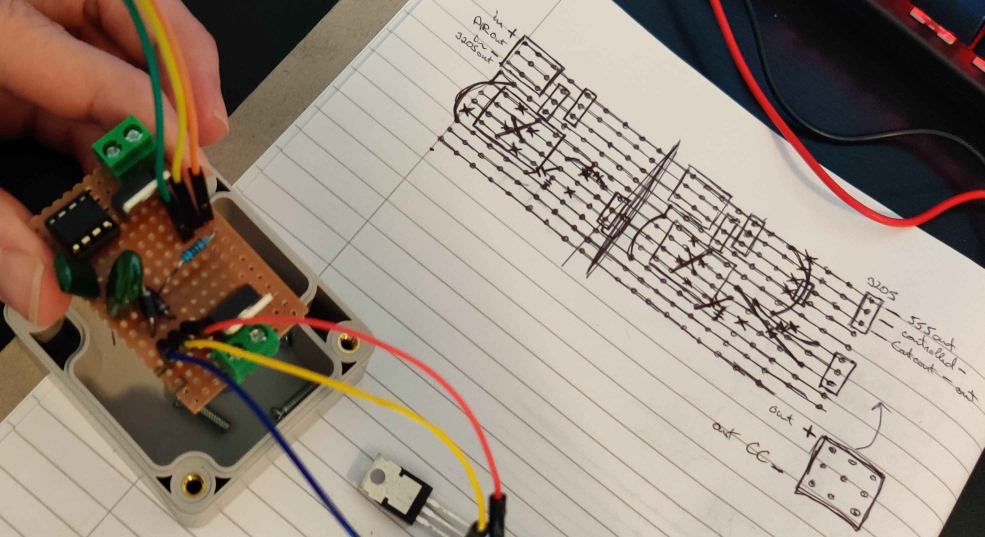
#> input picture static/images/compressed/mirrorlight_1.jpg, 2954 x 1611 px (shown at 1/3 size); its folder holds 4 pictures in this run; the run also reads 2 pictures not shown here
$ python tngen.py
#> lines starting #> are read from the running program, lines starting #| are printed output that depends on the picture
import cv2
import glob
import concurrent.futures

def thumbnail(params):
    filename, N = params
    try:
        # Load just once, then successively scale down
        im = cv2.imread(filename)
        cv2.imwrite("compressed/mirrorlight_" + str(N) + ".jpg", im, [int(cv2.IMWRITE_JPEG_QUALITY), 40])
        # To preserve aspect ratio
        """scale_percent = 20 # percent of original size
        width = int(im.shape[1] * scale_percent / 100)
        height = int(im.shape[0] * scale_percent / 100)
        dim = (width, height)
        im = cv2.resize(im, dim, interpolation = cv2.INTER_AREA)"""

        # Same size
        im = cv2.resize(im, (200,200))

        cv2.imwrite("compressed/mirrorlight_" + str(N) + "_tn.jpg", im, [int(cv2.IMWRITE_JPEG_QUALITY), 90])

        """im = cv2.resize(im, (720,720))
        cv2.imwrite("t-%d-720.jpg" % N, im)
        im = cv2.resize(im, (120,120))
        cv2.imwrite("t-%d-120.jpg" % N, im) """

        return 'OK'
    except Exception as e:
        return e


files = glob.glob('compressed/*.jpg')

executor = concurrent.futures.ThreadPoolExecutor(max_workers=3)

i = 1
for file in files:
    executor.submit(thumbnail, (file, i))
    i += 1
#> this loop made 4 passes
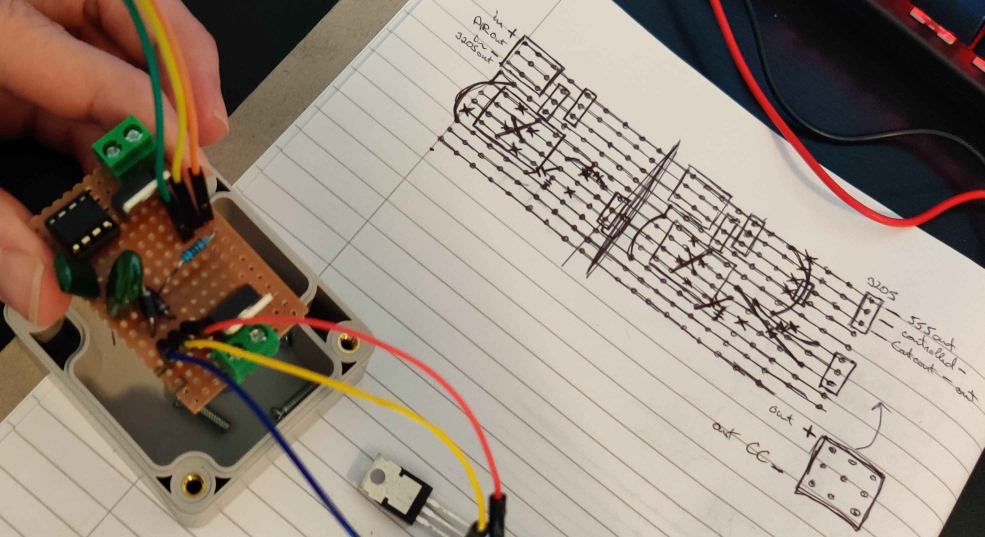
#> input picture static/images/compressed/mirrorlight_1.jpg, 2954 x 1611 px (shown at 1/3 size)
#> pass 1, in thumbnail, `im = cv2.resize(im, (200,200))`:
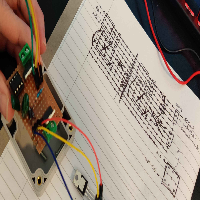
#> im: shape (200, 200, 3); mean B, G, R 123.1, 135.9, 150.1
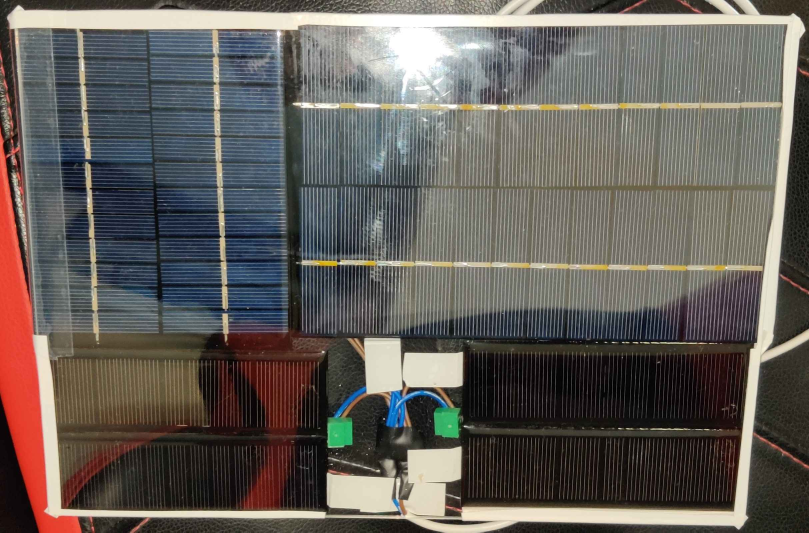
#> input picture static/images/compressed/mirrorlight_10.jpg, 2427 x 1597 px (shown at 1/3 size)
#> pass 2, in thumbnail (call 2), `im = cv2.resize(im, (200,200))`:
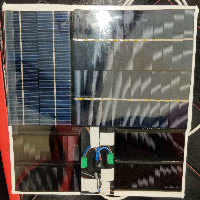
#> im: shape (200, 200, 3); mean B, G, R 89.7, 94.6, 99.7
#> pass 3, in thumbnail (call 3), `im = cv2.imread(filename)`:
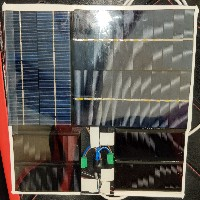
#> im: shape (200, 200, 3); mean B, G, R 89.6, 94.6, 99.5
